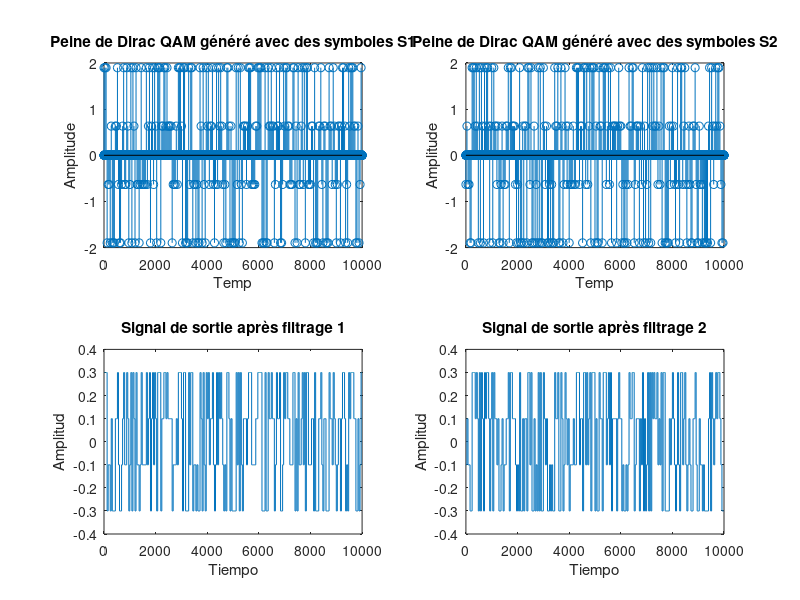
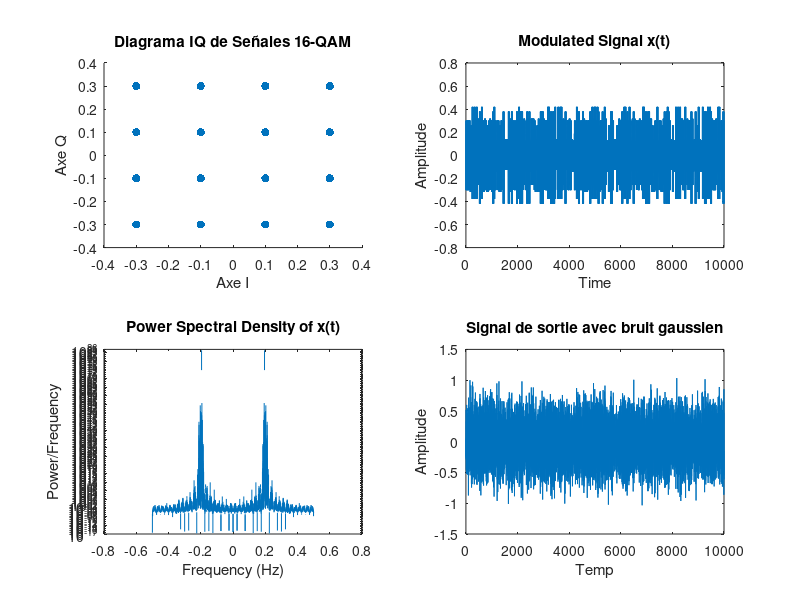
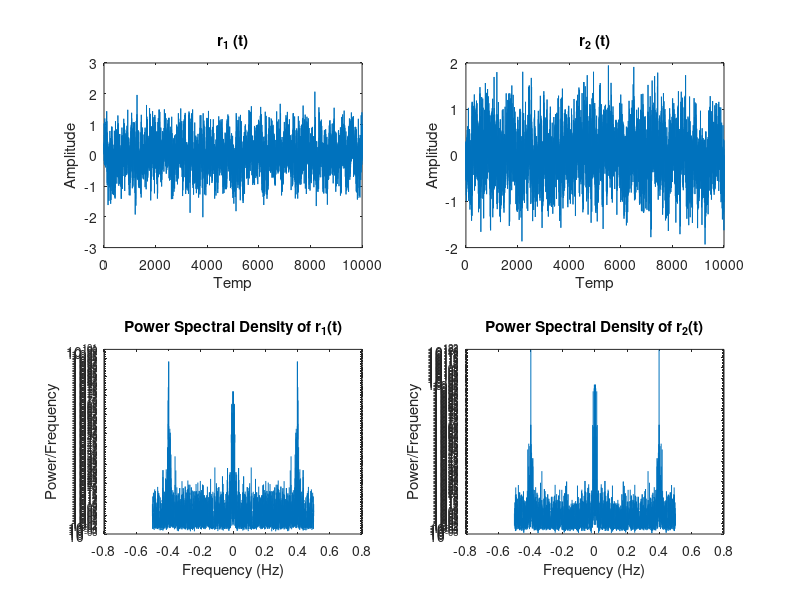
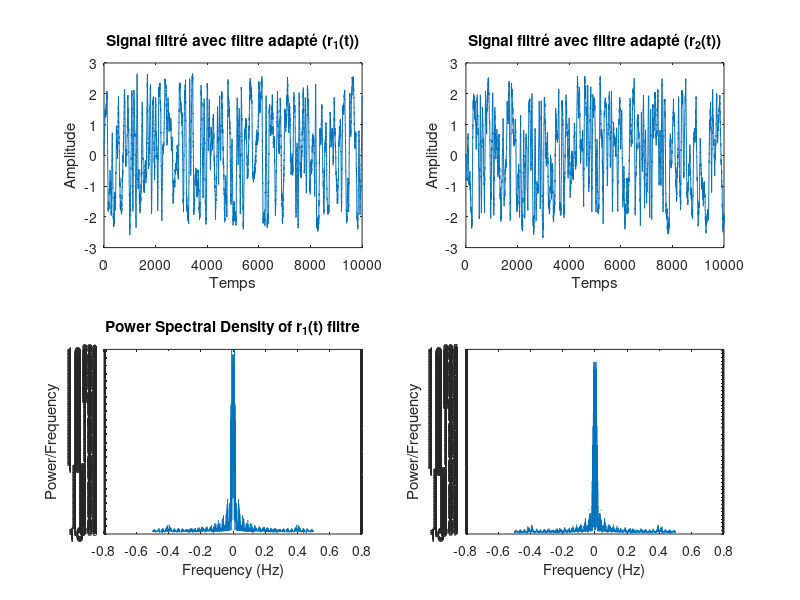

Recreate these plots in MATLAB, in order.
%  Question 1
Nb = 1000;
Seq = randi([0, 1], 1, Nb);
fc = 0.2;
T = 10;
Ts=4*T;

% Question 2:
A= 2/sqrt(10);

a_k = zeros(1, Nb/2);
j = 1;
for i = 1:2:length(Seq)
    if Seq(i) == 0 && Seq(i+1) == 0
        a_k(j) = 3*A;
    elseif Seq(i) == 1 && Seq(i+1) == 0
        a_k(j) = A;
    elseif Seq(i) == 1 && Seq(i+1) == 1
        a_k(j) = -A;
    else
        a_k(j) = -3*A;
    end
    j = j+1;
end

% Question 3
S1 = a_k(1:2:end);
S2 = a_k(2:2:end); %Impaires

%Question 4
Ns = length(S1);
peine_dirac_S1 = zeros(1, Ns * Ts);
peine_dirac_S2 = zeros(1, Ns * Ts);
j = 1;
% Modulation QAM
for k = 1:Ns
    % S1 (k*Ts + 1)
    peine_dirac_S1((k-1)*Ts + 1) = S1(j);
    % S2 (k*Ts + 1)
    peine_dirac_S2((k-1)*Ts + 1) = S2(j);
    j = j+1;
end
figure();
subplot(2, 2, 1);
stem(peine_dirac_S1);
xlabel('Temp');
ylabel('Amplitude');
title('Peine de Dirac QAM généré avec des symboles S1');

subplot(2, 2, 2);
stem(peine_dirac_S2);
xlabel('Temp');
ylabel('Amplitude');
title('Peine de Dirac QAM généré avec des symboles S2');

%Quesiton 5
resp_imp = (1/sqrt(Ts))*ones(1,Ts);
I = filter(resp_imp, 1, peine_dirac_S1);
Q = filter(resp_imp, 1, peine_dirac_S2);

subplot(2, 2, 3);
plot(I);
title('Signal de sortie après filtrage 1');
xlabel('Tiempo');
ylabel('Amplitud');

subplot(2, 2, 4);
plot(Q);
title('Signal de sortie après filtrage 2');
xlabel('Tiempo');
ylabel('Amplitud');

%Question 6
% 16-QAM
figure;
subplot(2, 2, 1);
scatter(I, Q, 'filled');
xlabel('Axe I');
ylabel('Axe Q');
title('Diagrama IQ de Señales 16-QAM');


%Question 7
t = 1:1:length(I);

% Generate signal x(t)
x_t = I .* cos(2*pi*fc*t) - Q .* sin(2*pi*fc*t);

% Plot the generated signal
subplot(2, 2, 2);
plot(t, x_t);
xlabel('Time');
ylabel('Amplitude');
title('Modulated Signal x(t)');

%Question 8
% Define some placeholder variables
fe = 1; % 10 MHz

% Compute DSP_x using the given formula
X = fftshift(fft(x_t));
DSP_x = X.*cos(X)./length(X);
Axe_frec = -fe/2:fe/length(X):(fe/2 - 1/length(X));

subplot(2, 2, 3);
semilogy(Axe_frec, DSP_x);
xlabel('Frequency (Hz)');
ylabel('Power/Frequency');
title('Power Spectral Density of x(t)');

%Question 9
Eb = 1;
SNR_dB = 10;
SNR_lin = 10^(SNR_dB/10);
No = Eb/SNR_lin;

sigma_2 = sqrt(No/2);

bruit = sigma_2 * randn(size(x_t));
%bruit = 0;
r_t = x_t + bruit;

subplot(2, 2, 4);
plot(r_t);
title('Signal de sortie avec bruit gaussien');
xlabel('Temp');
ylabel('Amplitude');

%Quesiton 10
r1_t = 2.*r_t.*cos(2*pi*fc*t);
r2_t = -2.*r_t.*sin(2*pi*fc*t);

figure();
subplot(2, 2, 1);
plot(r1_t);
title('r_1 (t)');
xlabel('Temp');
ylabel('Amplitude');

subplot(2, 2, 2);
plot(r2_t);
title('r_2 (t)');
xlabel('Temp');
ylabel('Amplitude');

%Question 11
R1 = fftshift(fft(r1_t));
DSP_r1 = R1.*cos(R1)./length(R1);
Axe_frec_R1 = -fe/2:fe/length(R1):(fe/2 - 1/length(R1));

R2 = fftshift(fft(r2_t));
DSP_r2 = R2.*cos(R2)./length(R2);
Axe_frec_R2 = -fe/2:fe/length(R2):(fe/2 - 1/length(R2));

subplot(2, 2, 3);
semilogy(Axe_frec_R1, DSP_r1);
xlabel('Frequency (Hz)');
ylabel('Power/Frequency');
title('Power Spectral Density of r_1(t)');

subplot(2, 2, 4);
semilogy(Axe_frec_R2, DSP_r2);
xlabel('Frequency (Hz)');
ylabel('Power/Frequency');
title('Power Spectral Density of r_2(t)');

%Question 12
g_t = resp_imp; 
g_t_invertida = fliplr(g_t);
r1_filtre = filter(g_t_invertida, 1, r1_t);
r2_filtre = filter(g_t_invertida, 1, r2_t);

figure();
subplot(2, 2, 1);
plot(r1_filtre);
title('Signal filtré avec filtre adapté (r_1(t))');
xlabel('Temps');
ylabel('Amplitude');

subplot(2, 2, 2);
plot(r2_filtre);
title('Signal filtré avec filtre adapté (r_2(t))');
xlabel('Temps');
ylabel('Amplitude');


%Question 13
R1_filre = fftshift(fft(r1_filtre));
DSP_r1_filtre = R1_filre.*cos(R1_filre)./length(R1_filre);
Axe_frec_R1_filtre = -fe/2:fe/length(R1_filre):(fe/2 - 1/length(R1_filre));

R2_filtre = fftshift(fft(r2_filtre));
DSP_r2_filtre = R2_filtre.*cos(R2_filtre)./length(R2_filtre);
Axe_frec_R2_filtre = -fe/2:fe/length(R2_filtre):(fe/2 - 1/length(R2_filtre));

subplot(2, 2, 3);
semilogy(Axe_frec_R1_filtre, DSP_r1_filtre);
xlabel('Frequency (Hz)');
ylabel('Power/Frequency');
title('Power Spectral Density of r_1(t) filtre');

subplot(2, 2, 4);
semilogy(Axe_frec_R2_filtre, DSP_r2_filtre);
xlabel('Frequency (Hz)');
ylabel('Power/Frequency');
title('Power Spectral Density of r_2(t) filtre');


%Question 14
NT = Nb/4*Ts;

r1_fil_desp = r1_filtre(Ts:end);
r2_fil_desp = r2_filtre(Ts:end);

vect1 = downsample(r1_fil_desp, Ts);
vect2 = downsample(r2_fil_desp, Ts);

r1_echant =zeros (1, NT+1);
r2_echant =zeros (1, NT+1);

for i = 1:length(vect1)
    index = (i-1)*Ts + 1;
    r1_echant(index) = vect1(i);
    r2_echant(index) = vect2(i); 
end

figure();
subplot(2, 2, 1);
stem(r1_echant);
title('Signal échantillonné à vitesse de symbole Ts pour r_1(t)');
xlabel('Échantillon');
ylabel('Amplitude');

subplot(2, 2, 2);
stem(r2_echant);
title('Signal échantillonné à vitesse de symbole Ts pour r_2(t)');
xlabel('Échantillon');
ylabel('Amplitude');

%Question 15
decode_r1 = zeros(1, Nb/4);
decode_r2 = zeros(1, Nb/4);

for i = 1:length(vect1)
    index = (i-1)*Ts + 1;
    if r1_echant(index) > 2*A
        decode_r1(i) = 3*A;
    elseif r1_echant(index) <= 2*A && r1_echant(index) > 0
        decode_r1(i) = A;
    elseif r1_echant(index) >= -2*A && r1_echant(index) <= 0
        decode_r1(i) = -A;
    elseif r1_echant(index) < -2*A
        decode_r1(i) = -3*A;
    end
end

for i = 1:length(vect2)
    index = (i-1)*Ts + 1;
    if r2_echant(index) > 2*A
        decode_r2(i) = 3*A;
    elseif r2_echant(index) <= 2*A && r2_echant(index) > 0
        decode_r2(i) = A;
    elseif r2_echant(index) >= -2*A && r2_echant(index) <= 0
        decode_r2(i) = -A;
    elseif r2_echant(index) < -2*A
        decode_r2(i) = -3*A;
    end
end


%Question 16
Seq_S1 = zeros(1, Nb/2);
Seq_S2 = zeros(1, Nb/2);
j = 1;

for i = 1:2:Nb/2
    if decode_r1(j) == 3*A
        Seq_S1(i) = 0;
        Seq_S1(i+1) = 0;
    elseif decode_r1(j) == A
        Seq_S1(i) = 1;
        Seq_S1(i+1) = 0;
    elseif decode_r1(j) == -A
        Seq_S1(i) = 1;
        Seq_S1(i+1) = 1;
    else
        Seq_S1(i) = 0;
        Seq_S1(i+1) = 1;
    end
    j = j+1;
end

j = 1;
for i = 1:2:Nb/2
    if decode_r2(j) == 3*A
        Seq_S2(i) = 0;
        Seq_S2(i+1) = 0;
    elseif decode_r2(j) == A
        Seq_S2(i) = 1;
        Seq_S2(i+1) = 0;
    elseif decode_r2(j) == -A
        Seq_S2(i) = 1;
        Seq_S2(i+1) = 1;
    else
        Seq_S2(i) = 0;
        Seq_S2(i+1) = 1;
    end
    j = j+1;
end


Seq_recu = zeros(1, Nb);
j = 1;
for i = 1:4:length(Seq_recu)
    Seq_recu(i) = Seq_S1(j);
    Seq_recu(i+1) = Seq_S1(j+1);
    Seq_recu(i+2) = Seq_S2(j);
    Seq_recu(i+3) = Seq_S2(j+1);
    j = j+2;
end

error_S1_sym = sum(decode_r1 ~= S1);
error_S2_sym = sum(decode_r2 ~= S2);
error_bit = sum(Seq ~= Seq_recu);


disp(['Au total,  ', num2str(Nb), ' données ont été envoyées']);
if (error_S1_sym + error_S2_sym) > 0
    disp(['Ils ont été détectés pour les Symboles S1 ', num2str(error_S1_sym), ' erreurs de transmission.']);
    disp(['Ils ont été détectés pour les Symboles S2 ', num2str(error_S2_sym), ' erreurs de transmission.']);
    disp(['Ils ont été détectés pour les bits ', num2str(error_bit), ' erreurs de transmission.']);
else
    disp('Aucune erreur de transmission n´a été détectée.');
end


%QuestionS 17, 18 et 19
EbN0_dB = 0:1:16;
EbN0_lin = 10.^(EbN0_dB/10);
Eb = 1;
M = 4;

BER_mean_S1 = zeros(size(EbN0_dB));
BER_mean_S2 = zeros(size(EbN0_dB));
BER_mean_t = zeros(size(EbN0_dB));
Pe = zeros(size(EbN0_dB));


for k = 1:length(EbN0_dB)
    No = Eb/EbN0_lin(k);
    sigma = sqrt(No/2);
    bruit = sigma * randn(size(x_t));
    r_t = x_t + bruit;

    r1_t = 2.*r_t.*cos(2*pi*fc*t);
    r2_t = -2.*r_t.*sin(2*pi*fc*t);

    g_t = resp_imp; 
    g_t_invertida = fliplr(g_t);
    r1_filtre = filter(g_t_invertida, 1, r1_t);
    r2_filtre = filter(g_t_invertida, 1, r2_t);
    
    r1_fil_desp = r1_filtre(Ts:end);
    r2_fil_desp = r2_filtre(Ts:end);
    
    vect1 = downsample(r1_fil_desp, Ts);
    vect2 = downsample(r2_fil_desp, Ts);

    
    r1_echant =zeros (1, NT+1);
    r2_echant =zeros (1, NT+1);
    
    for i = 1:length(vect1)
        index = (i-1)*Ts + 1;
        r1_echant(index) = vect1(i);
        r2_echant(index) = vect2(i); 
    end

    decode_r1 = zeros(1, Nb/4);
    decode_r2 = zeros(1, Nb/4);
    
    for i = 1:length(vect1)
        index = (i-1)*Ts + 1;
        if r1_echant(index) > 2*A
            decode_r1(i) = 3*A;
        elseif r1_echant(index) <= 2*A && r1_echant(index) > 0
            decode_r1(i) = A;
        elseif r1_echant(index) >= -2*A && r1_echant(index) <= 0
            decode_r1(i) = -A;
        elseif r1_echant(index) < -2*A
            decode_r1(i) = -3*A;
        end
    end
    
    for i = 1:length(vect2)
        index = (i-1)*Ts + 1;
        if r2_echant(index) > 2*A
            decode_r2(i) = 3*A;
        elseif r2_echant(index) <= 2*A && r2_echant(index) > 0
            decode_r2(i) = A;
        elseif r2_echant(index) >= -2*A && r2_echant(index) <= 0
            decode_r2(i) = -A;
        elseif r2_echant(index) < -2*A
            decode_r2(i) = -3*A;
        end
    end
    
    Seq_S1 = zeros(1, Nb/2);
    Seq_S2 = zeros(1, Nb/2);
    j = 1;
    
    for i = 1:2:Nb/2
        if decode_r1(j) == 3*A
            Seq_S1(i) = 0;
            Seq_S1(i+1) = 0;
        elseif decode_r1(j) == A
            Seq_S1(i) = 1;
            Seq_S1(i+1) = 0;
        elseif decode_r1(j) == -A
            Seq_S1(i) = 1;
            Seq_S1(i+1) = 1;
        else
            Seq_S1(i) = 0;
            Seq_S1(i+1) = 1;
        end
        j = j+1;
    end
    
    j = 1;
    for i = 1:2:Nb/2
        if decode_r2(j) == 3*A
            Seq_S2(i) = 0;
            Seq_S2(i+1) = 0;
        elseif decode_r2(j) == A
            Seq_S2(i) = 1;
            Seq_S2(i+1) = 0;
        elseif decode_r2(j) == -A
            Seq_S2(i) = 1;
            Seq_S2(i+1) = 1;
        else
            Seq_S2(i) = 0;
            Seq_S2(i+1) = 1;
        end
        j = j+1;
    end
    
    Seq_recu = zeros(1, Nb);
    j = 1;
    for i = 1:4:length(Seq_recu)
        Seq_recu(i) = Seq_S1(j);
        Seq_recu(i+1) = Seq_S1(j+1);
        Seq_recu(i+2) = Seq_S2(j);
        Seq_recu(i+3) = Seq_S2(j+1);
        j = j+2;
    end
    
    error_S1_sym = sum(decode_r1 ~= S1);
    error_S2_sym = sum(decode_r2 ~= S2);
    error_bit = sum(Seq ~= Seq_recu);

    BER_mean_S1(k) = error_S1_sym / length(S1);
    BER_mean_S2(k) = error_S2_sym / length(S2);

    Ne = error_bit;
    BER_mean_t(k) = Ne / Nb;

    Pe(k) = ((sqrt(M)-1)/sqrt(M))*erfc(sqrt((3*log2(sqrt(M))*Eb)/(2*(M-1)*No)));

end

figure();
subplot(2,2,1);
semilogy(EbN0_dB, BER_mean_t, 'o-');
xlabel('Eb/N0 (dB)');
ylabel('Error Total (BER)');
title('BER vs Eb/N0');
grid on;
legend('Total', 'S1', 'S2');

subplot(2,2,2);
semilogy(EbN0_dB, BER_mean_S1, 'o-');
hold on;
semilogy(EbN0_dB, BER_mean_S2, 'o-');
xlabel('Eb/N0 (dB)');
ylabel('Error S1 et S2 (BER)');
title('BER vs Eb/N0');
grid on;
legend('S1', 'S2');


subplot(2,2,3);
semilogy(EbN0_dB, Pe, 'o-');
xlabel('Eb/N0 (dB)');
ylabel('Error Théorique (BER)');
title('BER vs Eb/N0');
grid on;

subplot(2,2,4);
semilogy(EbN0_dB, BER_mean_t, 'o-');
hold on;
semilogy(EbN0_dB, BER_mean_S1, 'o-');
semilogy(EbN0_dB, BER_mean_S2, 'o-');
semilogy(EbN0_dB, Pe, 'o-');
xlabel('Eb/N0 (dB)');
ylabel('Error (BER)');
title('BER vs Eb/N0');
grid on;
legend('Total', 'S1', 'S2', 'Théorique');
